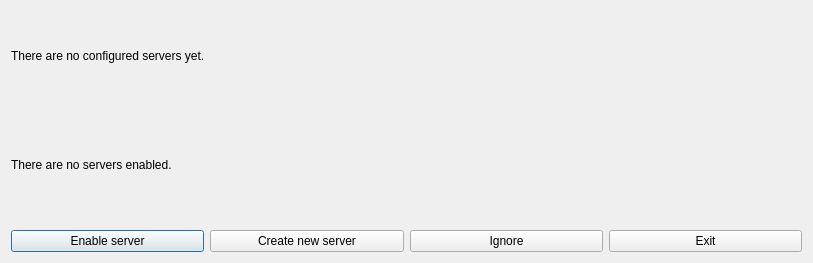
<?xml version="1.0" encoding="UTF-8"?>
<ui version="4.0">
 <class>dialog_server_missing</class>
 <widget class="QDialog" name="dialog_server_missing">
  <property name="geometry">
   <rect>
    <x>0</x>
    <y>0</y>
    <width>813</width>
    <height>263</height>
   </rect>
  </property>
  <property name="sizePolicy">
   <sizepolicy hsizetype="Minimum" vsizetype="Minimum">
    <horstretch>0</horstretch>
    <verstretch>0</verstretch>
   </sizepolicy>
  </property>
  <property name="minimumSize">
   <size>
    <width>350</width>
    <height>0</height>
   </size>
  </property>
  <property name="windowTitle">
   <string>Nagstamon</string>
  </property>
  <property name="modal">
   <bool>true</bool>
  </property>
  <layout class="QVBoxLayout" name="verticalLayout">
   <item>
    <widget class="QLabel" name="label_no_server_configured">
     <property name="text">
      <string>&lt;html&gt;&lt;head/&gt;&lt;body&gt;&lt;p&gt;There are no configured servers yet.&lt;br/&gt;&lt;/p&gt;&lt;/body&gt;&lt;/html&gt;</string>
     </property>
     <property name="wordWrap">
      <bool>true</bool>
     </property>
    </widget>
   </item>
   <item>
    <widget class="QLabel" name="label_no_server_enabled">
     <property name="text">
      <string>&lt;html&gt;&lt;head/&gt;&lt;body&gt;&lt;p&gt;There are no servers enabled.&lt;br/&gt;&lt;/p&gt;&lt;/body&gt;&lt;/html&gt;</string>
     </property>
     <property name="wordWrap">
      <bool>true</bool>
     </property>
    </widget>
   </item>
   <item>
    <layout class="QHBoxLayout" name="horizontalLayout">
     <item>
      <widget class="QPushButton" name="button_enable_server">
       <property name="text">
        <string>Enable server</string>
       </property>
      </widget>
     </item>
     <item>
      <widget class="QPushButton" name="button_create_server">
       <property name="text">
        <string>Create new server</string>
       </property>
      </widget>
     </item>
     <item>
      <widget class="QPushButton" name="button_ignore">
       <property name="text">
        <string>Ignore</string>
       </property>
      </widget>
     </item>
     <item>
      <widget class="QPushButton" name="button_exit">
       <property name="text">
        <string>Exit</string>
       </property>
      </widget>
     </item>
    </layout>
   </item>
  </layout>
 </widget>
 <resources/>
 <connections/>
</ui>
